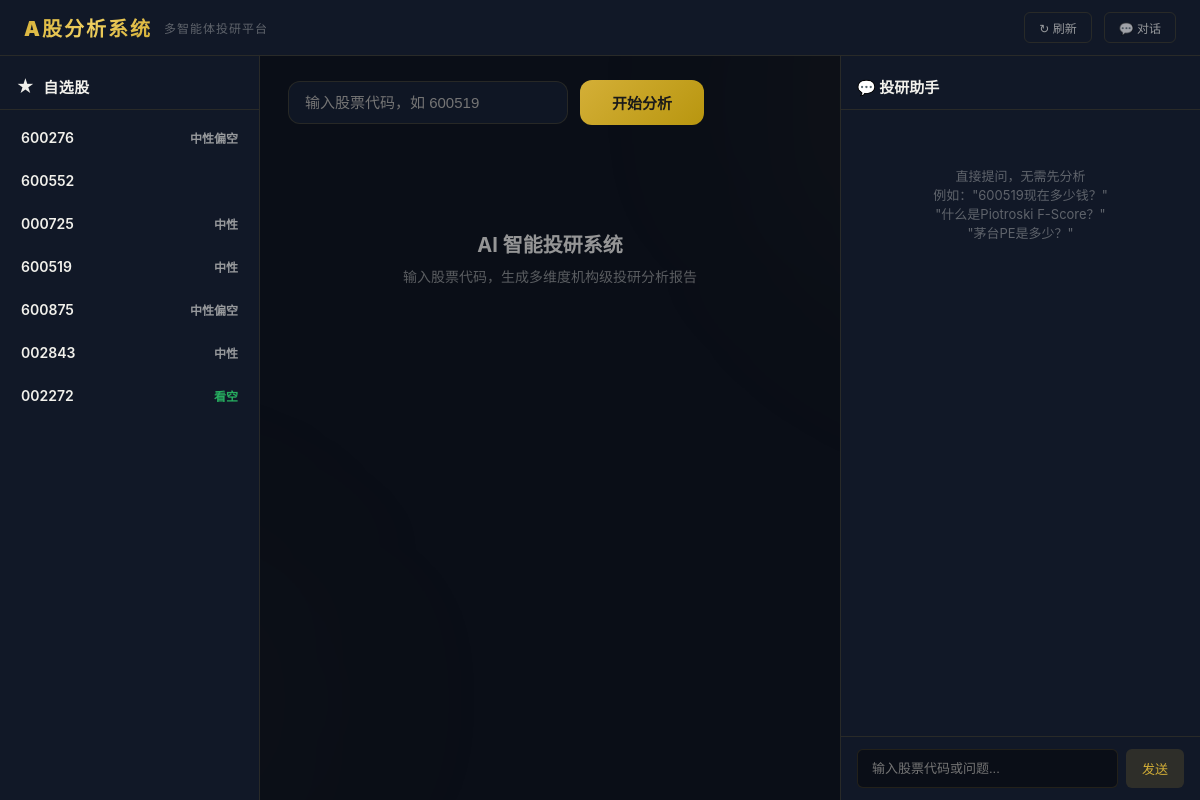
The page / on the database its author committed.
### tables this page shows
CREATE TABLE watchlist (
                id INTEGER PRIMARY KEY AUTOINCREMENT,
                stock_code TEXT NOT NULL UNIQUE,
                stock_name TEXT DEFAULT '',
                added_at TEXT DEFAULT (datetime('now', 'localtime')),
                notes TEXT DEFAULT '',
                last_price REAL,
                last_grade TEXT,
                last_score INTEGER,
                last_analysis_at TEXT
            );

### app.py (the view)
@app.get("/", response_class=HTMLResponse)
def index(request: Request):
    watchlist = watchlist_get_all()
    return templates.TemplateResponse("index.html", {
        "request": request,
        "selected_agents": ["tech", "fund", "capital", "industry", "risk", "valuation"],
        "watchlist": watchlist,
    })

### templates/index.html (shortened to what this page needs)
<!DOCTYPE html>
<html lang="zh-CN">
<head>
</head>
<body>
<div class="app">
    <header class="top-header">
        <div class="logo">A股分析系统</div>
        <div class="logo-sub">多智能体投研平台</div>
        <div class="header-right">
            <button class="header-btn" onclick="refreshWatchlist(event)" title="刷新自选股快照">↻ 刷新</button>
            <button class="header-btn" id="toggleChatBtn" onclick="toggleChat()">💬 对话</button>
        </div>
    </header>
    <div class="app-body">
    <aside class="sidebar">
        <div class="sidebar-header">
            <span class="icon">★</span> 自选股
        </div>
        <div class="watchlist-items" id="watchlistItems">
            {% for item in watchlist %}
            <div class="wl-item" data-code="{{ item.stock_code }}" onclick="analyzeStock('{{ item.stock_code }}')">
                <div>
                    <div class="wl-code">{{ item.stock_code }}</div>
                </div>
                <div class="wl-info">
                    {% if item.last_grade %}
                    <div class="wl-grade {% if '看多' in item.last_grade %}bullish{% elif '看空' in item.last_grade %}bearish{% else %}neutral{% endif %}">{{ item.last_grade }}</div>
                    {% endif %}
                </div>
            </div>
            {% endfor %}
        </div>
    </aside>
    <main class="main" id="mainContent">
        <div class="input-bar">
            <input type="text" id="stockInput" placeholder="输入股票代码，如 600519"
                   value="{{ stock_code or '' }}" maxlength="6" autofocus
                   onkeydown="if(event.key==='Enter')analyzeStock()">
            <button class="btn-primary" id="analyzeBtn" onclick="analyzeStock()">开始分析</button>
        </div>
        <div id="analysisContent">
            {% if report %}
            <div class="score-badge">
                <span class="num">{{ overall_score }}</span>
                <span class="grade">{{ overall_grade }}</span>
            </div>
            <div id="chartsArea"></div>
            <div class="report-section" id="reportText">{{ report | safe if report else '' }}</div>
            {% else %}
            <div class="placeholder">
                <h2>AI 智能投研系统</h2>
                <p>输入股票代码，生成多维度机构级投研分析报告</p>
            </div>
            {% endif %}
        </div>
    </main>
    <aside class="chat-panel" id="chatPanel">
        <div class="chat-header">💬 投研助手</div>
        <div class="chat-messages" id="chatMessages">
            <div class="chat-empty" id="chatEmpty">
                直接提问，无需先分析<br>例如："600519现在多少钱？"<br>"什么是Piotroski F-Score？"<br>"茅台PE是多少？"
            </div>
        </div>
        <div class="chat-input-area">
            <form id="chatForm" onsubmit="sendMessage(event)">
                <input type="text" id="chatInput" placeholder="输入股票代码或问题..." autocomplete="off">
                <button type="submit" id="chatSendBtn">发送</button>
            </form>
        </div>
    </aside>
</div>
</div>
</body>
</html>

### rows shown on the page
watchlist: stock_code "600276", last_grade "中性偏空"
watchlist: stock_code "600552"
watchlist: stock_code "000725", last_grade "中性"
watchlist: stock_code "600519", last_grade "中性"
watchlist: stock_code "600875", last_grade "中性偏空"
watchlist: stock_code "002843", last_grade "中性"
watchlist: stock_code "002272", last_grade "看空"
